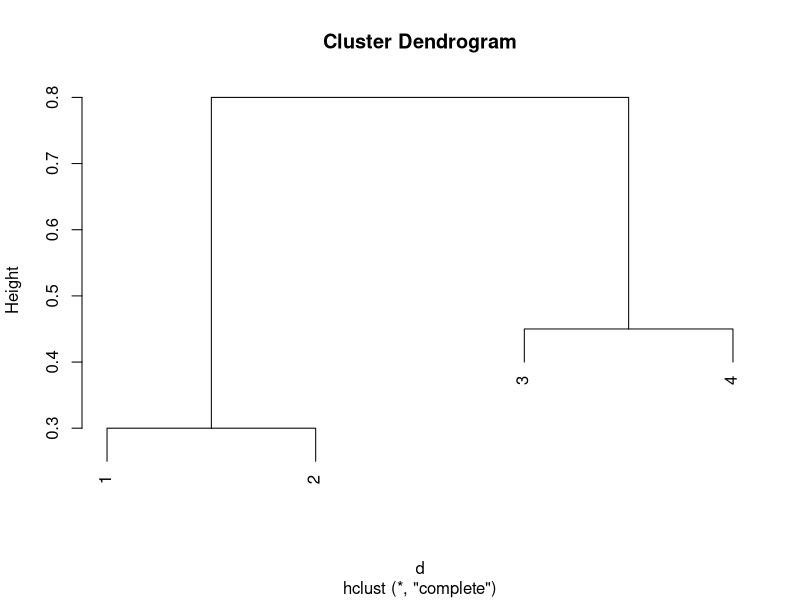
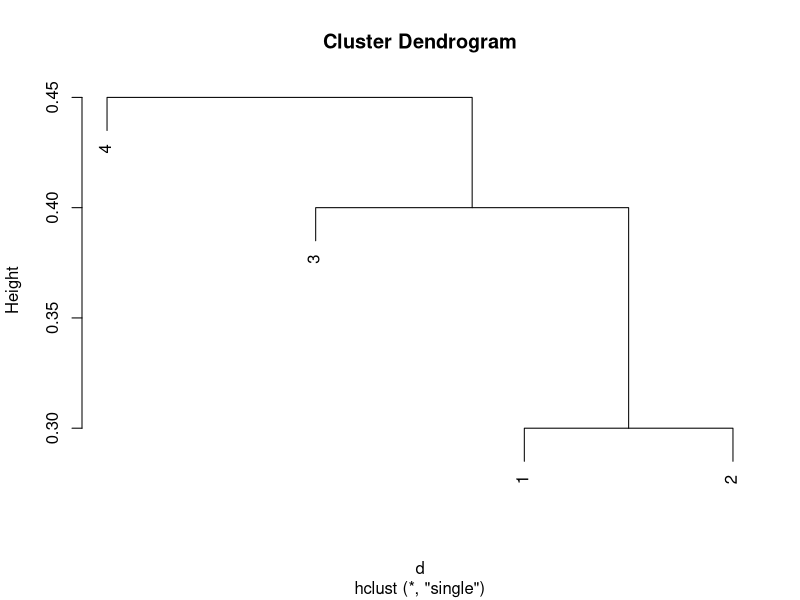
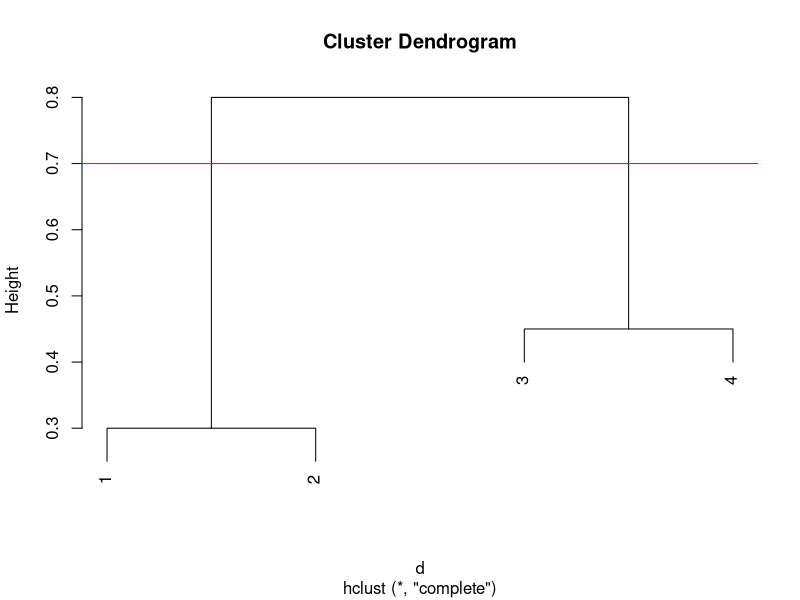
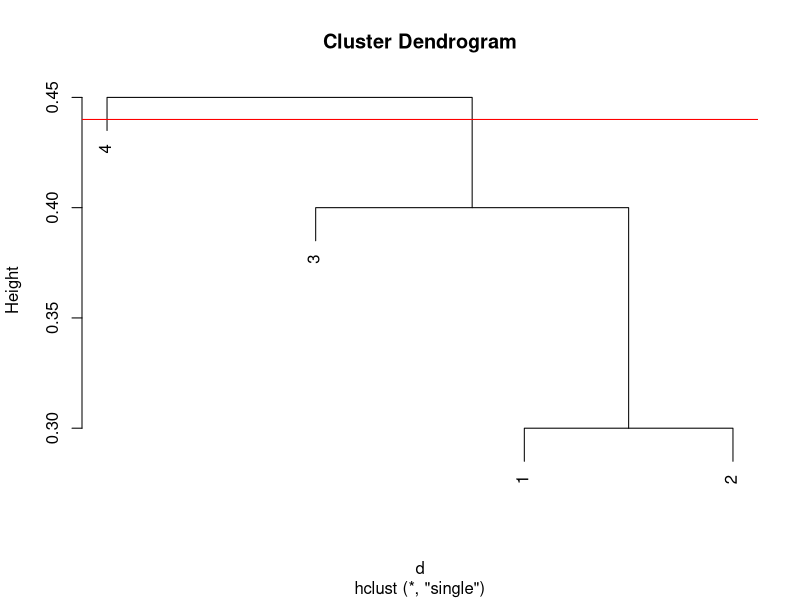
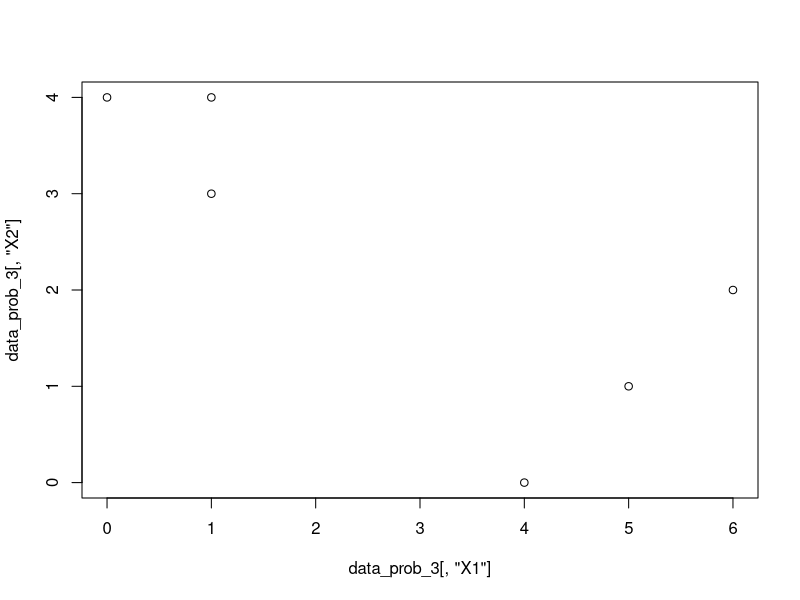
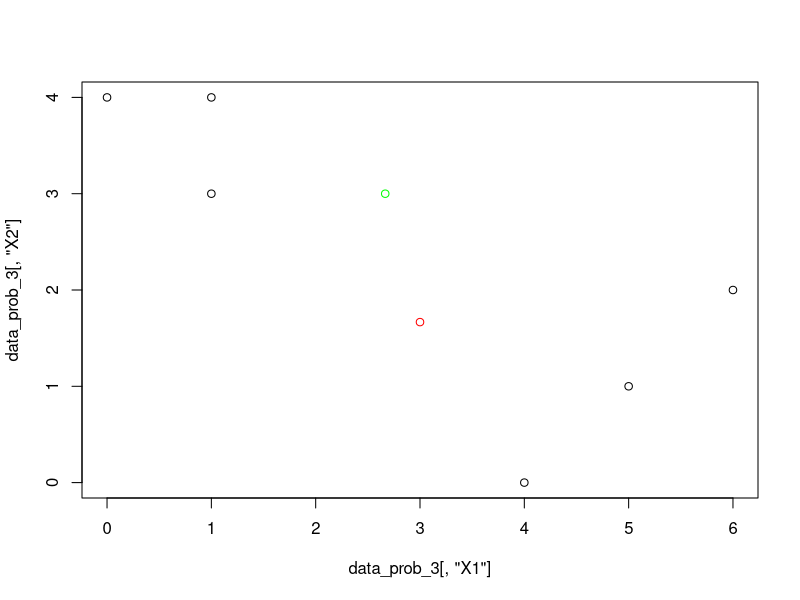
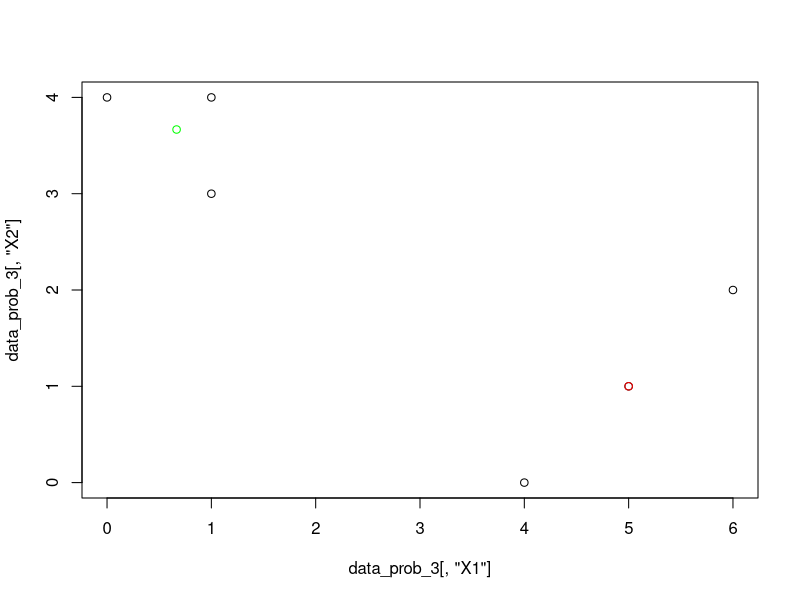

Source code (R) for these figures, in order:
#hierarchical clustering using dissimilarity matrix, based on linkages
d = as.dist(matrix(c(0,0.3,0.4,0.7,
                     0.3, 0, 0.5, 0.8,
                     0.4, 0.5, 0, 0.45,
                     0.7, 0.8, 0.45, 0), nrow = 4))
plot(hclust(d, method="complete"))
plot(hclust(d, method="single"))

#cut complete linkage dendogram such that there are two clusters
plot(hclust(d, method="complete"))
abline(h = 0.7, col = "red") #cluster 1 contains 1 and 2, cluster 2 contains 3 and 4

#cut single linkage dendogram such that there are two clusters
plot(hclust(d, method="single"))
abline(h = 0.44, col = "red") #cluster 1 contains 4, cluster 2 contains 1,2, and 3


#manual k-means clustering
#data, plot, and random sample to initialize two clusters
data_prob_3 <- data.frame(X1=c(1,1,0,5,6,4), X2=c(4,3,4,1,2,0))
plot(x=data_prob_3[,'X1'], y=data_prob_3[,'X2'])
random_sample <- sample(1:nrow(data_prob_3), 3) #2,6,5

#calculate initial clusters
centroid_1 <- c(sum(data_prob_3[random_sample,1])/3,sum(data_prob_3[random_sample,2])/3)
centroid_2 <- c(sum(data_prob_3[-random_sample,1])/3,sum(data_prob_3[-random_sample,2])/3)

#plot initial clusters
plot(x=data_prob_3[,'X1'], y=data_prob_3[,'X2'])
points(x=centroid_1[1], y=centroid_1[2],col="red")
points(x=centroid_2[1], y=centroid_2[2],col="green")

#calculate euclidean distance to initial clusters, assign data to initial clusters
for (i in 1:6){
  euclidean_dist_1 <- sqrt((data_prob_3[i,1]-centroid_1[1])^2 + (data_prob_3[i,2]-centroid_1[2])^2)
  euclidean_dist_2 <- sqrt((data_prob_3[i,1]-centroid_2[1])^2 + (data_prob_3[i,2]-centroid_2[2])^2)
  
  if (euclidean_dist_1 < euclidean_dist_2) {
    data_prob_3$cluster[i] <- 1
  }
  
  else {
    data_prob_3$cluster[i] <- 2
  }
  
}

#repeat the following until clusters don't move

#calculate new centroids
centroid_1 <- c(sum(data_prob_3[data_prob_3$cluster == 1,1])/3,sum(data_prob_3[data_prob_3$cluster == 1,2])/3)
centroid_2 <- c(sum(data_prob_3[data_prob_3$cluster == 2,1])/3,sum(data_prob_3[data_prob_3$cluster == 2,2])/3)

#plot data and new centroids
plot(x=data_prob_3[,'X1'], y=data_prob_3[,'X2'])
points(x=centroid_1[1], y=centroid_1[2],col="red")
points(x=centroid_2[1], y=centroid_2[2],col="green")

#calculate euclidean distance for new centroids, assign new clusters
for (i in 1:6){
  euclidean_dist_1 <- sqrt((data_prob_3[i,1]-centroid_1[1])^2 + (data_prob_3[i,2]-centroid_1[2])^2)
  euclidean_dist_2 <- sqrt((data_prob_3[i,1]-centroid_2[1])^2 + (data_prob_3[i,2]-centroid_2[2])^2)
  
  if (euclidean_dist_1 < euclidean_dist_2) {
    data_prob_3$cluster[i] <- 1
  }
  
  else {
    data_prob_3$cluster[i] <- 2
  }
  
}


